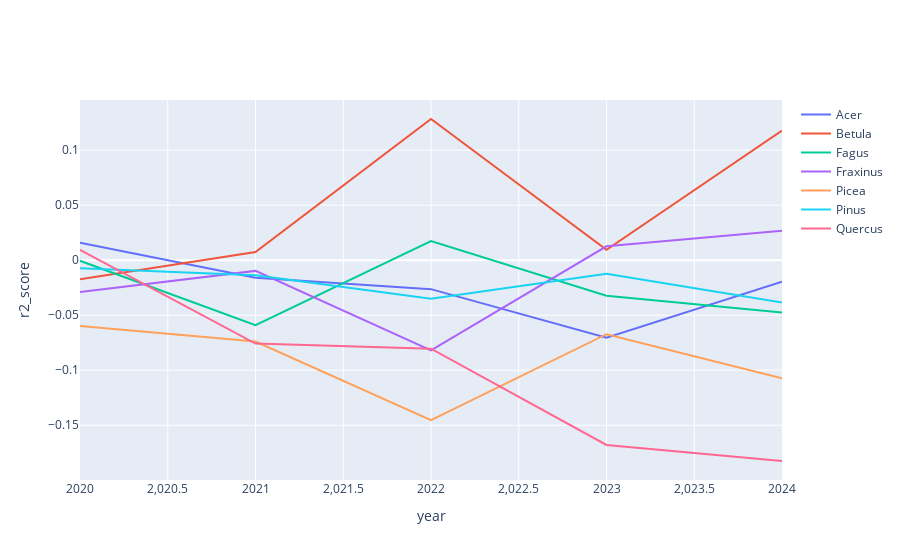

Notebook source saved alongside this figure:
### Code cell
high_r2 = r2_scores#.T[(r2_scores.mean() > 0.2).values].T
fig = go.Figure()
for col in high_r2.columns:
    fig.add_trace(go.Scatter(
        x=high_r2.index, y=high_r2[col], name=col, mode='lines'))
fig.update_layout(yaxis_title='r2_score', xaxis_title='year', height=400)

### Figure 1 — Plotly figure (JSON) as saved in the notebook; plotly's stock layout.template omitted (floating-point values rounded to 4 significant figures)
{"data": [{"mode": "lines", "name": "Acer", "type": "scatter", "x": [2020, 2021, 2022, 2023, 2024], "y": [0.01593, -0.01601, -0.02633, -0.07051, -0.01956]}, {"mode": "lines", "name": "Betula", "type": "scatter", "x": [2020, 2021, 2022, 2023, 2024], "y": [-0.01732, 0.007372, 0.1283, 0.009506, 0.1179]}, {"mode": "lines", "name": "Fagus", "type": "scatter", "x": [2020, 2021, 2022, 2023, 2024], "y": [-0.0005542, -0.05902, 0.0174, -0.0323, -0.04759]}, {"mode": "lines", "name": "Fraxinus", "type": "scatter", "x": [2020, 2021, 2022, 2023, 2024], "y": [-0.02885, -0.009714, -0.08202, 0.01262, 0.02672]}, {"mode": "lines", "name": "Picea", "type": "scatter", "x": [2020, 2021, 2022, 2023, 2024], "y": [-0.05979, -0.07395, -0.1454, -0.06725, -0.1074]}, {"mode": "lines", "name": "Pinus", "type": "scatter", "x": [2020, 2021, 2022, 2023, 2024], "y": [-0.007428, -0.01371, -0.03497, -0.0124, -0.03855]}, {"mode": "lines", "name": "Quercus", "type": "scatter", "x": [2020, 2021, 2022, 2023, 2024], "y": [0.009483, -0.0758, -0.08046, -0.1679, -0.1825]}], "layout": {"autosize": true, "xaxis": {"autorange": true, "range": [2020, 2024], "title": {"text": "year"}, "type": "linear"}, "yaxis": {"autorange": true, "range": [-0.1998, 0.1456], "title": {"text": "r2_score"}, "type": "linear"}}}
